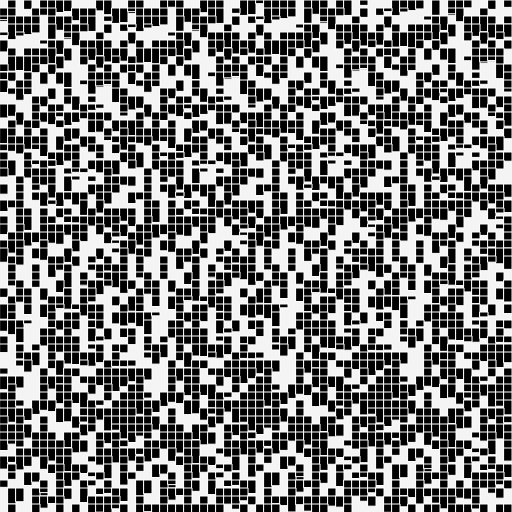
Frame 1 (no input)
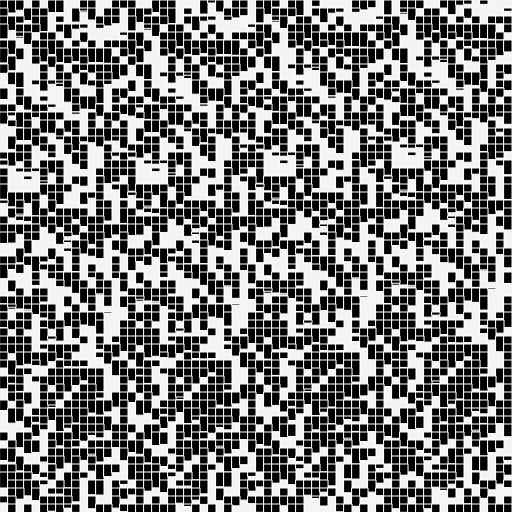
Frame 60 (no input)
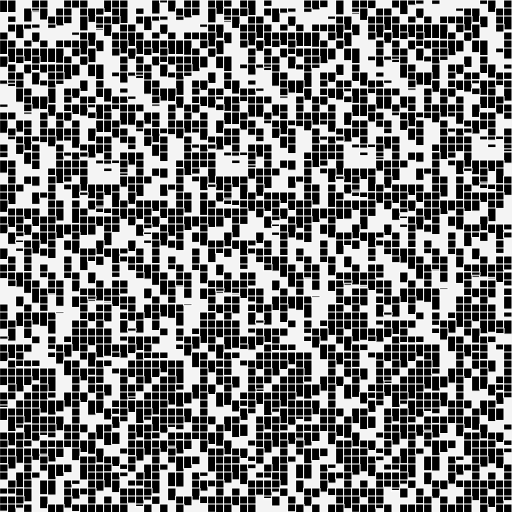
Frame 120 (the mouse pressed at the canvas centre since frame 60)

The p5.js sketch that drew these frames (run headless with seeded random() and noise() and a simulated clock; from frame 60 on, the mouse is pressed at the canvas centre):

// p5.js sketch
// ── sketch.js
const WIDTH = 512
const HEIGHT = 512

function setup () {
  createCanvas(WIDTH, HEIGHT)
  pixelDensity(1)
}

function draw () {
  background(244)
  const COL_COUNT = 64
  const ROW_COUNT = 64

  const w = width / COL_COUNT
  const h = height / ROW_COUNT
  stroke(255)
  for (let y = 0; y < ROW_COUNT; y++) {
    for (let x = 0; x < COL_COUNT; x++) {
      push()
      translate(x * w, y * h)
      const d = noise(x + frameCount * 0.1, y)
      if (d < 0.5) {
        fill(0)
        rect(0, 0, w, h * d * 4)
      }
      pop()
    }
  }

  // noLoop()
}
